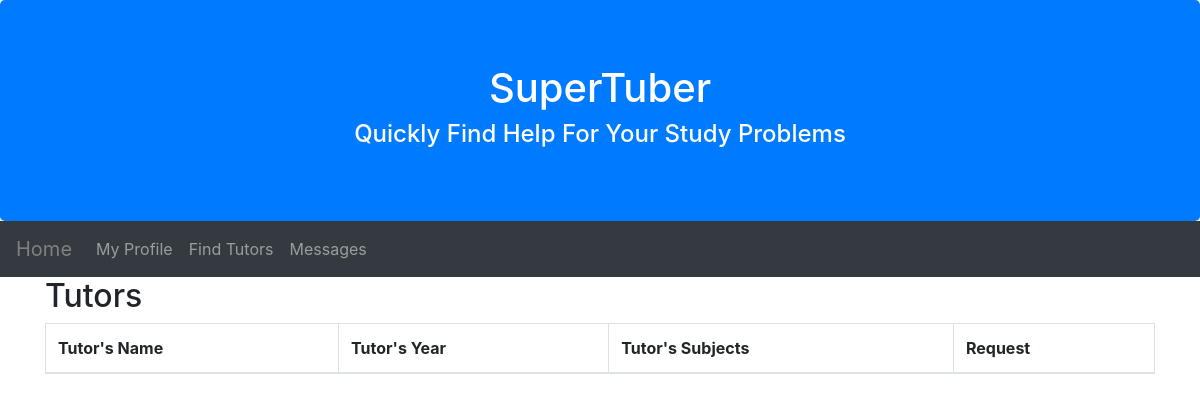
/home/tutors/, run on an earlier commit of the app's database.
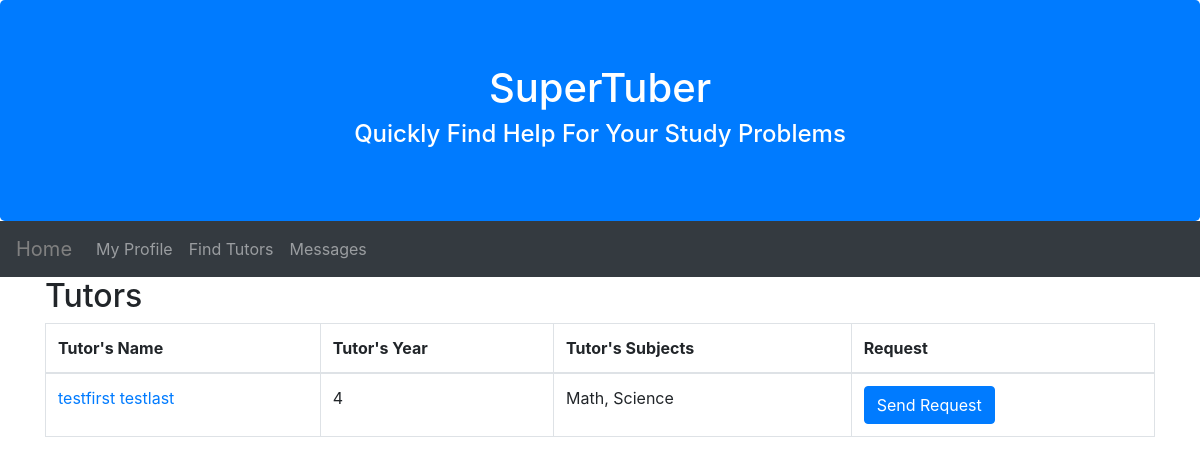
And on a later commit of the database.
### FindTutors/models.py (models this page shows, shortened)
class TUser(AbstractBaseUser, PermissionsMixin):
    username = models.CharField(max_length = 200,default = '0')
    email = models.EmailField(('email address'), unique=True)
    firstname = models.CharField(max_length=200)
    lastname = models.CharField(max_length=200)
    phone_number = models.IntegerField(blank=True, null=True)
    is_tutee = models.BooleanField('student status', default=False)
    is_tutor = models.BooleanField('teacher status', default=False)
    year = models.IntegerField(blank=True, null=True)
    subjects = models.CharField(max_length=500, default="")
    is_staff = models.BooleanField(default=False)
    is_superuser = models.BooleanField(default=False)
    is_active = models.BooleanField(default=True)
    last_login = models.DateTimeField(null=True, blank=True)
    objects =  UserManager()
    USERNAME_FIELD = 'email'
    REQUIRED_FIELDS = ['username']

### FindTutors/views.py (the view)
# urls.py: path('tutors/', views.Tutors, name='tutors'),
def Tutors(request):
    model = TUser
    the_tutors = TUser.objects.filter(is_tutor = True)
    return render(request,'FindTutors/tutors.html',{'tutors':the_tutors})

### FindTutors/templates/FindTutors/tutors.html (shortened to what this page needs)
<!DOCTYPE html>
<html>
<html lang="en">
<head>
  <link rel="stylesheet" href="https://maxcdn.bootstrapcdn.com/bootstrap/4.4.1/css/bootstrap.min.css">
</head>
<div class="jumbotron text-center bg-primary text-white" style="margin-bottom:0">
  <h1>SuperTuber</h1>
  <h4>Quickly Find Help For Your Study Problems</h4>
</div>
<nav class="navbar navbar-expand-sm bg-dark navbar-dark">
  <a class="navbar-brand" href="/home"><font color="grey">Home</font></a>
  <div class="collapse navbar-collapse" id="collapsibleNavbar">
    <ul class="navbar-nav">
      <li class="nav-item">
        <a class="nav-link" href="/home/profile">My Profile</a>
      </li>
        <li class="nav-item">
        <a class="nav-link" href="">Find Tutors</a>
      </li>
        <li class="nav-item">
        <a class="nav-link" href="/home/messages">Messages</a>
      </li>
    </ul>
  </div>
</nav>
<body>
  <div class="container">
    <h2>Tutors</h2>
    <table class="table table-bordered table-hover">
      <thead>
        <tr>
          <th>Tutor's Name</th>
          <th>Tutor's Year</th>
          <th>Tutor's Subjects</th>
          <th>Request</th>
        </tr>
      </thead>
      <tbody>
        {% for tutor in tutors %}
          <tr>
            <td><a href="{{tutor.firstname}}/">{{ tutor.firstname }} {{tutor.lastname }}</a></td>
            <td>{{ tutor.year }} </td>
            <td>{{ tutor.subjects }} </td>
            <td><a class="btn btn-primary" href="/../home/request/?recipient={{tutor.email}}" role = "button">Send Request</a></td>
          </tr>
        {% endfor %}
      </tbody>
    </table>
  </div>
</body>
</html>

What changed in the data, as far as the page shows it:
added TUser: firstname "testfirst", lastname "testlast", year "4", subjects "Math, Science"
